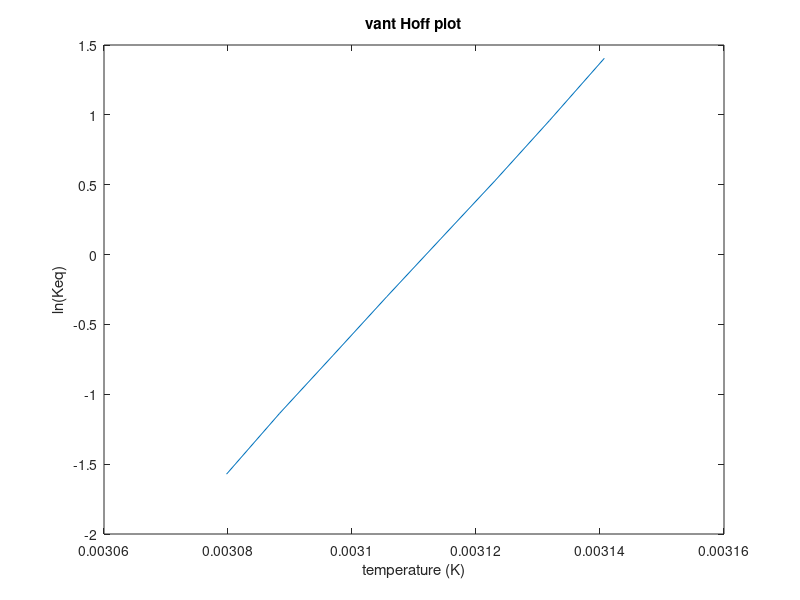

The MATLAB script that drew this image: (Note: this script raises an error after producing the figure.)
f = [0.197 0.277 0.371 0.472 0.575 0.673 0.757 0.828];
t = [45.4 46.3 47.2 48.1 49 49.9 50.8 51.7];
t = t+273;
k = ((1-f)./f);
y = reallog(k);

figure(1)
plot(1./(t),y);
title('vant Hoff plot');
xlabel('temperature (K)');
ylabel('ln(Keq)');
[delH,delS] = func1(f,t);

%b; pass f and t(Kelvin) and return H and S
function [delH,delS] = func1(f,t)
    %t = t+273;
    k = ((1-f)./f);
    y = reallog(k);
    fn = polyfit(1./t,y,1);
    R = 8.314;
    delH = -1*fn(1)*R;
    delS = fn(2)*R;
end